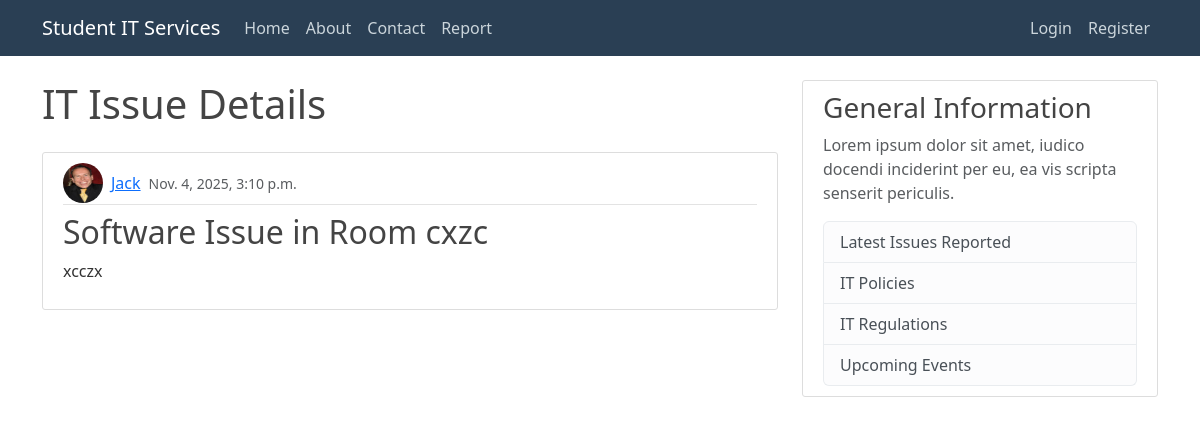
/itreporting/issues/13, run on the app's committed database.
### itreporting/models.py (models this page shows, shortened)
class Issue(models.Model):
    type = models.CharField(max_length=100, choices = [('Hardware', 'Hardware'), ('Software', 'Software')])
    room = models.CharField(max_length=100)
    urgent = models.BooleanField(default = False)
    details = models.TextField()
    date_submitted = models.DateTimeField(default=timezone.now)
    description = models.TextField()
    author = models.ForeignKey(User, related_name = 'issues', on_delete=models.CASCADE)

### users/models.py (models this page shows, shortened)
class Profile(models.Model):
    user = models.OneToOneField(User, on_delete=models.CASCADE)
    image = models.ImageField(default='profile_pics/default.png',upload_to='profile_pics')

### itreporting/views.py (the view)
# urls.py: path('issues/<int:pk>', PostDetailView.as_view(), name = 'issue-detail'),
class PostDetailView(DetailView):
    model = Issue
    template_name = 'itreporting/issue_detail.html'

### itreporting/templates/itreporting/issue_detail.html (shortened to what this page needs)
{% extends "itreporting/base.html" %}
{% block content %}
<h1 class="mb-4">IT Issue Details</h1>
<article class="media content-section">
    <div class="media-body">
        <div class="article-metadata mb-2 d-flex align-items-center">
            <img class="rounded-circle me-2" src="{{ object.author.profile.image.url }}" alt="Profile picture" width="40" height="40">
            <a class="me-2" href="{% url 'itreporting:user-issues' object.author.username %}">
                {{ object.author.username }}
            </a>
            <small class="text-muted">{{ object.date_submitted }}</small>
        </div>
        <h2 class="article-title">{{ object.type }} Issue in Room {{ object.room }}</h2>
        <p class="article-content">{{ object.details }}</p>
    </div>
</article>
{% endblock content %}

### itreporting/static/css/styles.css (style rules this page uses)
body { background: #ffffff; color: #333333; margin-top: 5rem; }
h1, h2, h3, h4, h5, h6 { color: #444444; }
.content-section { padding: 10px 20px; border: 1px solid #dddddd; border-radius: 3px; margin-bottom: 20px; }
.article-title { color: #444444; }
.article-content { white-space: pre-line; }
.article-metadata { padding-bottom: 1px; margin-bottom: 4px; border-bottom: 1px solid #e3e3e3 }

### data on the page
Issue: author.profile.image (picture), author.username "Jack", date_submitted "Nov. 4, 2025, 3:10 p.m.", type "Software", room "cxzc", details "xcczx"
